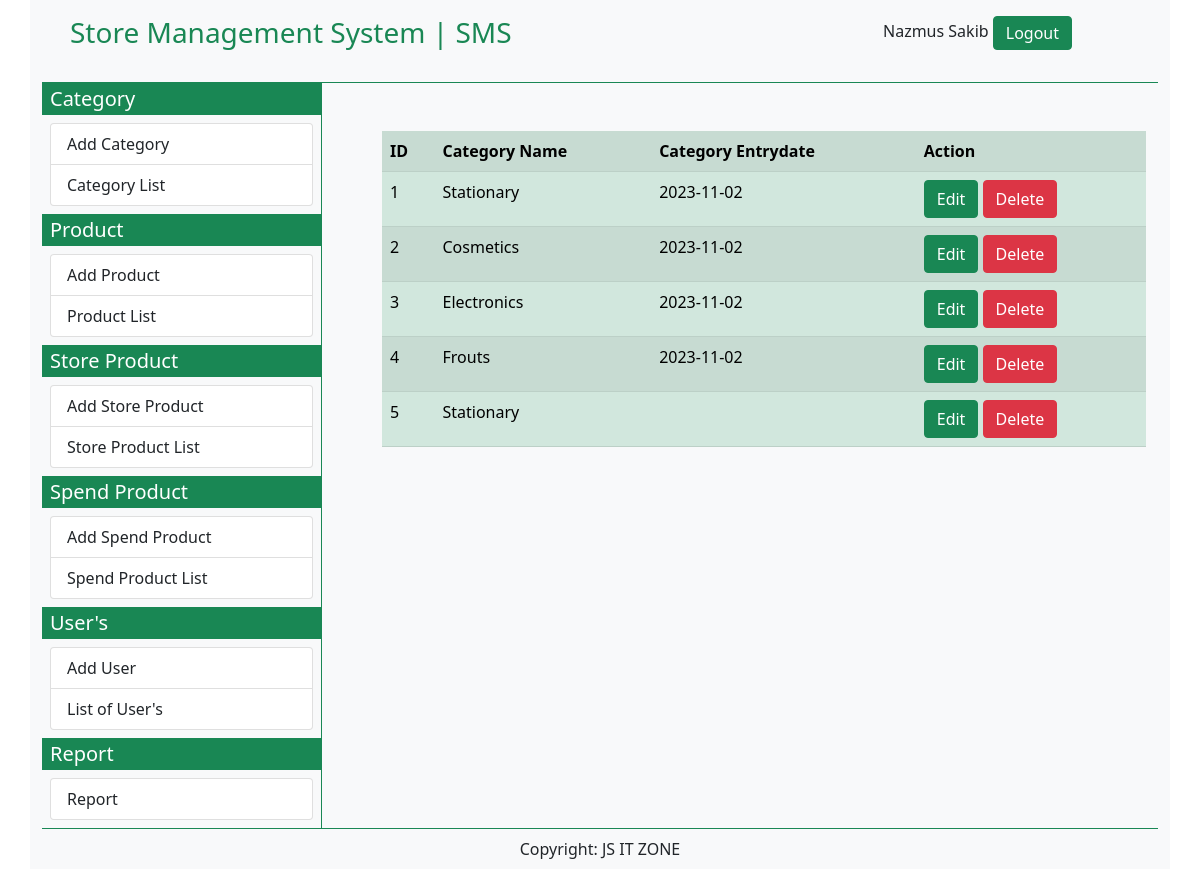
/list_of_category.php (signed in), run on the app's committed database.
### tables this page shows
CREATE TABLE `category` (
  `category_id` int(11) NOT NULL,
  `category_name` varchar(20) NOT NULL,
  `category_entrydate` varchar(10) NOT NULL
);

### list_of_category.php (the view, shortened to what this page needs)
<?php
    require('connection.php');
    $user_first_name =  $_SESSION['user_first_name'];
    $user_last_name = $_SESSION['user_last_name'];
    if(!empty($user_first_name && $user_last_name)){
?>
<!DOCTYPE html>
<html lang="en">
<head>
    <link href="https://cdn.jsdelivr.net/npm/bootstrap@5.0.2/dist/css/bootstrap.min.css" rel="stylesheet">
    <link rel="stylesheet" href="https://cdnjs.cloudflare.com/ajax/libs/font-awesome/6.4.2/css/all.min.css" />
</head>
<body>
    <div class="container bg-light">
    <div class="container-fluid border-bottom border-success">
        <?php include('topbar.php'); ?>
    </div>
<div class="container-fluid">
<div class="row">
  <div class="col-sm-3 bg-light p-0 m-0">
      <?php include('leftbar.php'); ?>
  </div>
  <div class="col-sm-9 border-start border-success">
    <div class="container m-4 p-4">
    <?php
        $sql = "SELECT * FROM category";
        $query = $conn->query($sql);
        echo"<table class='table table-success table-striped table-hover'>
        <tr>
            <th> ID </th>
            <th>Category Name</th>
            <th>Category Entrydate</th>
            <th>Action</th>
        </tr>";
        while($data = mysqli_fetch_assoc($query)){
        $category_id = $data['category_id'];
        $category_name = $data['category_name'];
        $category_entrydate = $data['category_entrydate'];
        echo "<tr>
            <td>$category_id</td>
            <td>$category_name</td>
            <td>$category_entrydate</td>
            <td> <a href='edit_category.php?id=$category_id' class='btn btn-success'> Edit </a> <a href='#' class='btn btn-danger'> Delete </a>  </td>
        </tr>";
        }
        echo "</table>";
    ?>
    </div>
 </div>
</div>
</div>
<div class="container-fluid border-top border-success">
<?php include('bottombar.php'); ?>
</div>
</div>
</body>
</html>
<?php
    }
    else{
        header('location:login.php');
    }
?>

### data on the page
category: category_id "1", category_name "Stationary", category_entrydate "2023-11-02"
category: category_id "2", category_name "Cosmetics", category_entrydate "2023-11-02"
category: category_id "3", category_name "Electronics", category_entrydate "2023-11-02"
category: category_id "4", category_name "Frouts", category_entrydate "2023-11-02"
category: category_id "5", category_name "Stationary"

### other printed values
$user_first_name "Nazmus"
$user_last_name "Sakib"
